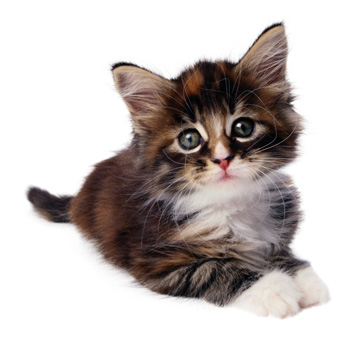
%> input picture amath301/cat.jpg, 360 x 360 px
$ octave FinalReview___Solutions.m   (GNU Octave 9; MATLAB toolbox functions it lacks are replaced by stand-ins)
%> lines starting %> are read from the running program, lines starting %| are printed output that depends on the picture
clear all;close all;clc

%Load the image
Image = imread('cat.jpg');
%> Image is the input picture: size 360x360x3 uint8; mean R, G, B 200.1, 193.5, 191.5

%Look at it and move it so that you can see the kitty and this script.
%With all of the plots we'll do, you can drag a corner to resize the window
%to make them look better.
imagesc(Image)

%Also, look at the size of the picture in your Command Window
theSizeOfThePicture = size(Image)
%> theSizeOfThePicture = [360 360 3]

%Notice that [360 360 3] = size(Image). The first two numbers, 360 & 360,
%correspond to the X and Y coordinates of the picture. Unfortunately, the X
%indices in the picture are the second indices in "Image" and similarly
%with the other indices. We index our matrices "down" and "right" but our X
%and Y on the screen are just the opposite.

%Select the data cursor tool (it's one of the icons above the kitty.
%There's a black +, a blue line, and a yellow script-lookin' box) and put
%it on the kitty's nose. When you click, it should read

%   X: 225 Y: 165
%   RGB: 173, 81, 82

%or something close. Let's take a look at the color values for the first pixel
%in the upper left of the screen.


redVal   = Image(1,1,1) %Red is the first of the last 3 indices
%> redVal = 255
greenVal = Image(1,1,2) %Green is the second of the last 3 indices
%> greenVal = 255
blueVal = Image(1,1,3) %Green is the second of the last 3 indices
%> blueVal = 255

%All 3 are maxed out at 255. This makes that pixel white.

%So to do the same for the point on the kitty's nose, I have to flip the X
%and Y coordinates, but I should get this:

%   173 = Image(165, 225, 1)
%    81 = Image(165, 225, 2)
%    82 = Image(165, 225, 3)

%Which we can check
redNose = Image(165, 225, 1)
%> redNose = 173
greenNose = Image(165, 225, 2)
%> greenNose = 81
blueNose = Image(165, 225, 3)
%> blueNose = 82

%Having approximately equal parts green and blue mixed with red at about
%twice the intensity makes the kitten's nose adorable.

%Don't worry about the X and Y coordinate swap. We shouldn't have to use
%that at all. What we want to do is make a new image, call it grayPic. It
%is the average of the red, green, and blue pixel values at each point.
%grayPic should be a 360 by 360 matrix of doubles. So, we should have

%   112 = grayPic(165,225)

%since 112 = (173+81+82)/3. I'll get you started.
Image = double(Image);
%> Image: size 360x360x3 double


%% make grayPic in this section

%Can do it like this:

grayPic = zeros(size(Image,1),size(Image,2)); %Make a container for our gray picture
                                              %Note its dimentions and how I accessed them

for i = 1:size(Image,3) %Loop through

    grayPic = grayPic + Image(:,:,i); %sum the individual RGB values

end
%> this loop made 3 passes
%> pass 1, `grayPic = grayPic + Image(:,:,i);`:
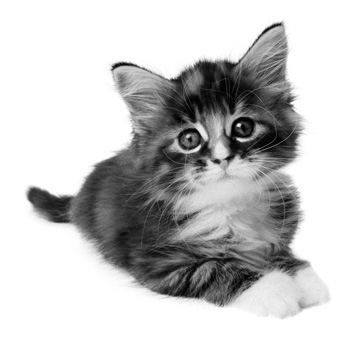
%> grayPic: size 360x360 double; min 0, max 255, mean 200.1
%> pass 3, `grayPic = grayPic + Image(:,:,i);`:
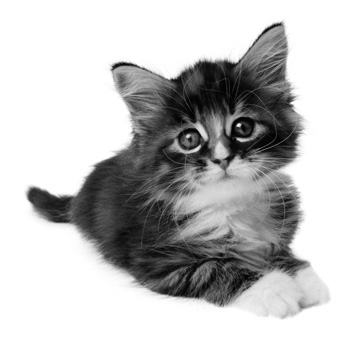
%> grayPic: size 360x360 double; min 0, max 765, mean 585; drawn with min black and max white

%Then divide by the number of iterations to get an average
grayPic = grayPic./size(Image,3);

%Or you can do it this way
grayPic2 = mean(Image,3); %Take the mean in the thrid index, which corresponds to pixels

subplot(1,2,1)
imagesc(grayPic); colormap gray
title('Method 1')
subplot(1,2,2)
imagesc(grayPic2);
title('Method 2')

%What does this tell us about the two methods?
Error = norm(grayPic - grayPic2)
%> Error = 0

%%

%Now let's take the 2-dimensional fft. This will give us an array of
%complex numbers which we'll call ftImage.
ftImage = fft2(grayPic);

%We can do some quick image compression by throwing away (setting to zero)
%values with small complex magnitude. Remember, that's just the distance
%from the origin. So the complex number 3 + 2i is closer to the origin
%than, say, -10 + 17i. The magnitudes are given by sqrt(9+4) and
%sqrt((-10)^2+17^2). An easy way to compute this in matlab is by using the
%norm function. If z is a complex number, z = a + ib, then norm(z) gives
%you the magnitude.

%Here's some arbitrary threshold
someArbitraryThreshold = 10000;

%Write code which goes through ftImage and sets the value to 0 if the
%magnitude is less than someArbitraryThreshold

%% Write code here

for i = 1:size(ftImage,1)
    for j = 1:size(ftImage,2)

        if norm(ftImage(i,j)) < someArbitraryThreshold
            %Then
            ftImage(i,j) = 0; %set it to 0
        end

    end
end

%%

%Now we can "pull the image back" by taking the inverse transform. We'll
%call this the reconstruction.

%All the work we just did on ftImage is going to change what we get back;it
%won't be our original image. That is, we don't expect all 360x360 pixels
%to be an exact match, but they should be reasonably close. They will be,
%as we'll see below, but they'll be "reasonably close" in a complex sense.

%Originally, all RGB channels of the first pixel were maxed out at 255.
%Since we only changed small values a (relatively) small amount, we would
%expect values like 251.7266799 and 256.01111923 in the reconstruction's
%first pixel. They're reasonably close. But so are 254.5 + 0.002i and
%253.323321 + 0.0001239i. We can almost guarantee that the reconstruction
%will not be pure real. So, after we pull the kitty back, we'll just take
%the real part.

%Use the functions "real()" and "ifft2()" to compute the real part of the
%inverse transform of ftImage. Call it recon. (This should be easy)

%% Do it here

recon = real(ifft2(ftImage));
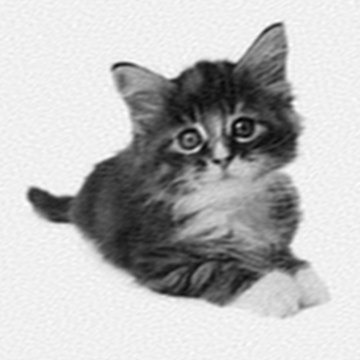
%> recon: size 360x360 double; min -16.18, max 271.2, mean 195; drawn with min black and max white

%%

%Let's have a look
subplot(1,2,1)
imagesc(grayPic); colormap gray
title('original')
subplot(1,2,2)
imagesc(recon)
title('reconstruction')

%Note that there's nothing special about someArbitraryThreshold. It is in
%fact arbitrary. Go ahead and play with the values a little. It's fun.

%Now write code which turns our original grayPic into a column vector and
%then takes the regular fft of that column vector. Let's call this ftCol

%% make ftCol in this section

ftCol = fft(grayPic(:)); %Note that MatrixAsAColumn = Matrix(:);


%%

%In a similar manner as above, write code which sets values of ftCol to 0
%if the magnitude of that value is less than someArbitraryThreshold

%% Write code here

for i = 1:length(ftCol)

    if norm(ftCol(i)) < someArbitraryThreshold

        ftCol(i) = 0;

    end

end

%%

%Now use "real()" and "ifft()" to pull back a reconstruced column. Use
%"reshape()" to get this back to the size of the original gray image. Call
%this recon2

%% Make recon2 here

reconCol = real(ifft(ftCol));
recon2 = reshape(reconCol,size(grayPic));

%%

%Let's have a look
subplot(1,3,1)
imagesc(grayPic); colormap gray
title('original')
subplot(1,3,2)
imagesc(recon);
title('Using fft2')
subplot(1,3,3)
imagesc(recon2);
title('Using fft')

Comparison = norm(recon - recon2)
%> Comparison = 121.8


%We can see from the Comparison that these two reconstructions aren't the
%same. I wonder which one did a better job? Move on to compareCompress.m
